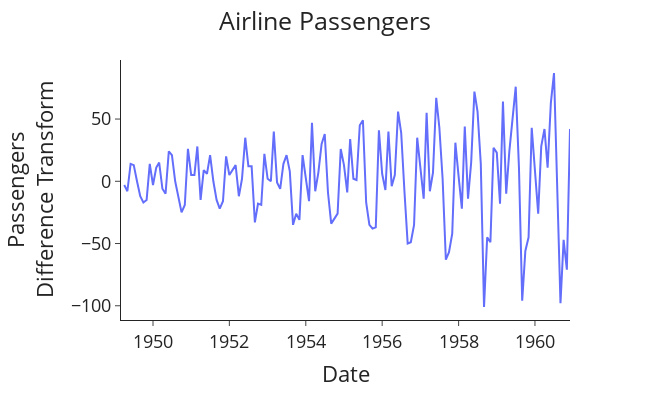

The code cell stored with this chart in its notebook:
### Markdown cell above
### 1) Differencing

### Code cell
df['Passenger_Diff']=df['Number_of_Passengers'].diff()
plotting(title='Airline Passengers', data=df, x='Date', y='Passenger_Diff',
         x_label='Date', y_label='Passengers<br>Difference Transform')

### Figure 1 — Plotly figure (JSON) as saved in the notebook; plotly's stock layout.template omitted (floating-point values rounded to 4 significant figures; data arrays with more than 128 entries replaced by an {"elided": "..."} marker saying what was removed)
{"data": [{"hovertemplate": "Date=%{x}<br>Passengers<br>Difference Transform=%{y}<extra></extra>", "legendgroup": "", "line": {"color": "#636efa", "dash": "solid"}, "marker": {"symbol": "circle"}, "mode": "lines", "name": "", "orientation": "v", "showlegend": false, "type": "scatter", "x": {"elided": "142 str values"}, "xaxis": "x", "y": {"elided": "142 int values"}, "yaxis": "y"}], "layout": {"font": {"size": 18}, "height": 400, "legend": {"tracegroupgap": 0}, "margin": {"t": 60}, "title": {"text": "Airline Passengers", "x": 0.5}, "width": 650, "xaxis": {"anchor": "y", "autorange": true, "domain": [0, 1], "range": ["1949-03-01", "1960-12-01"], "title": {"text": "Date"}, "type": "date"}, "yaxis": {"anchor": "x", "autorange": true, "domain": [0, 1], "range": [-111.4, 97.44], "title": {"text": "Passengers<br>Difference Transform"}, "type": "linear"}}}
